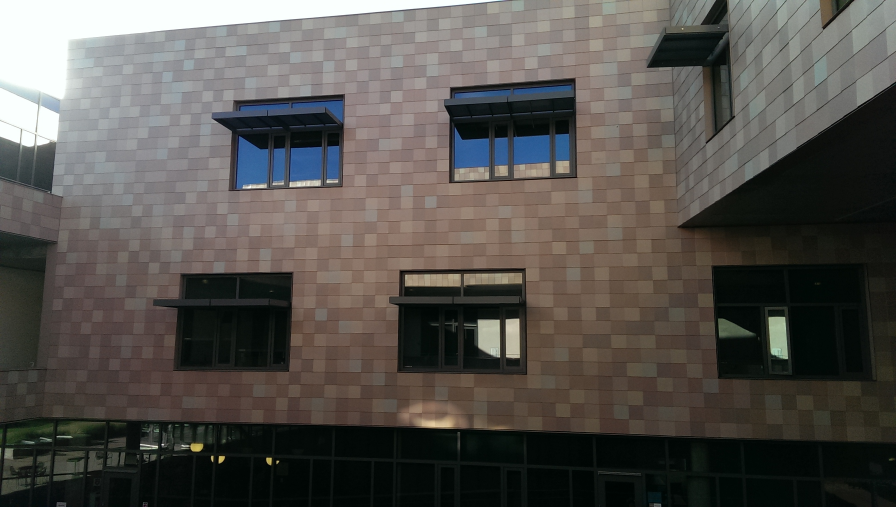
#> input picture test3.jpg, 2688 x 1520 px (shown at 1/3 size)
$ python correct2.py
#> lines starting #> are read from the running program, lines starting #| are printed output that depends on the picture
#52 x 34
import cv2
import numpy as np
im = cv2.imread('../test3.jpg');
#> im is the input picture: shape (1520, 2688, 3); mean B, G, R 78.3, 82.4, 85.5
transform = cv2.getPerspectiveTransform(np.array([[252,175],[2008,25],[126,1250],[2071,1306]],np.float32),np.array([[1,2],[520,2],[0,340],[520,340]],np.float32))
corrected = cv2.warpPerspective(im, transform, (520,340))
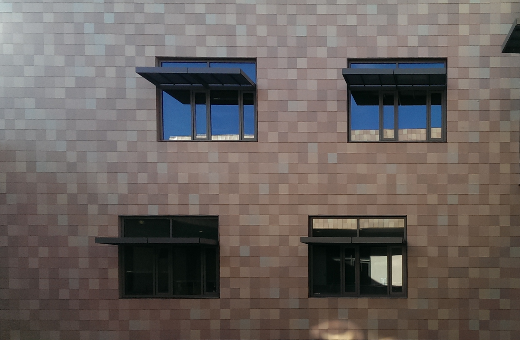
#> corrected: shape (340, 520, 3); mean B, G, R 94.9, 98.2, 105.6
cv2.imwrite('fullshan2.jpg',corrected)

$ run again, with test2.jpg copied over test3.jpg
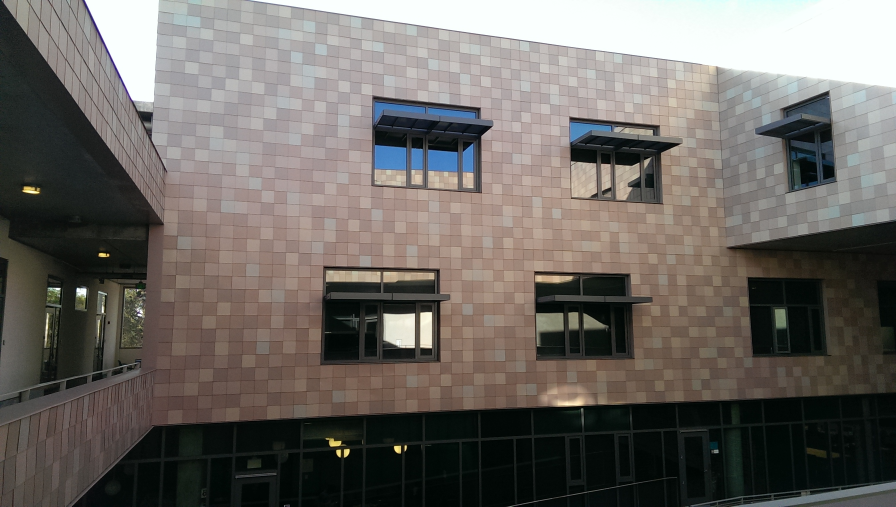
#> input picture test2.jpg, 2688 x 1520 px (shown at 1/3 size)
#> im is the input picture: shape (1520, 2688, 3); mean B, G, R 99.7, 104.3, 108.6
#> `corrected = cv2.warpPerspective(im, transform, (520,340))`:
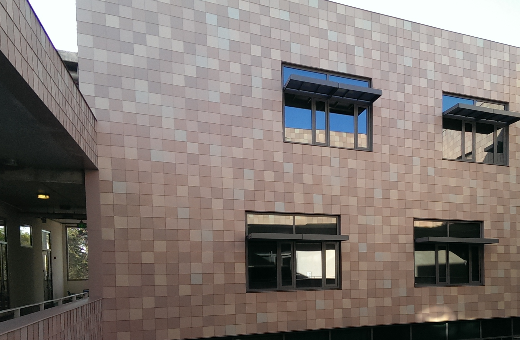
#> corrected: shape (340, 520, 3); mean B, G, R 115, 119.7, 128.6

$ run again, with corrected.jpg copied over test3.jpg
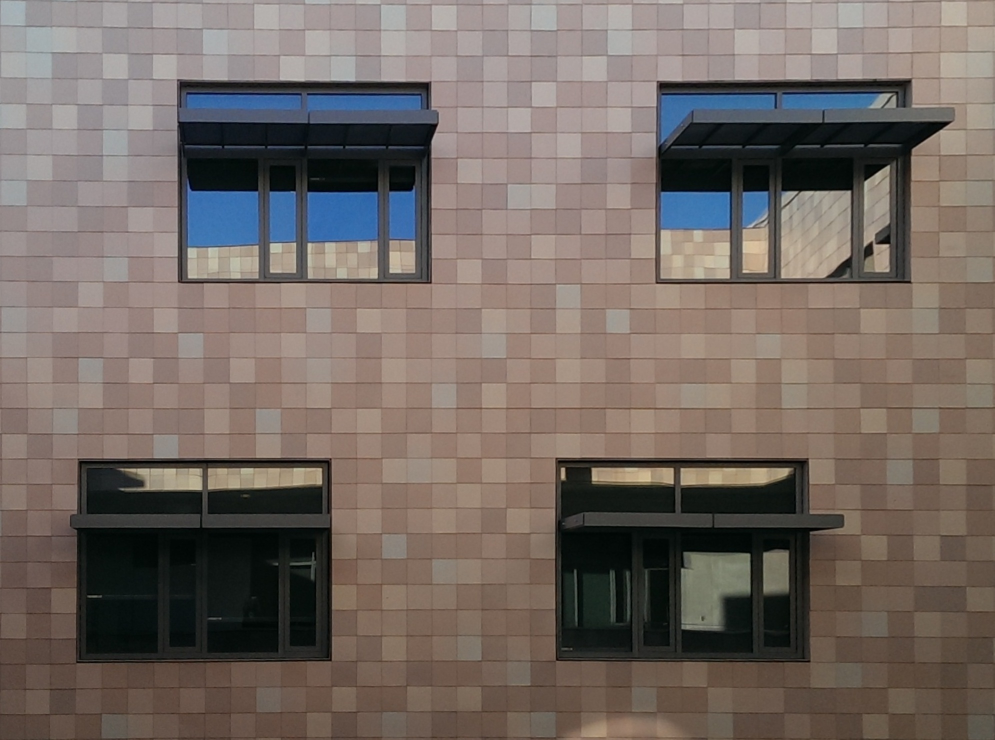
#> input picture corrected.jpg, 1989 x 1479 px (shown at 1/2 size)
#> im is the input picture: shape (1479, 1989, 3); mean B, G, R 99, 104.9, 115.3
#> `corrected = cv2.warpPerspective(im, transform, (520,340))`:
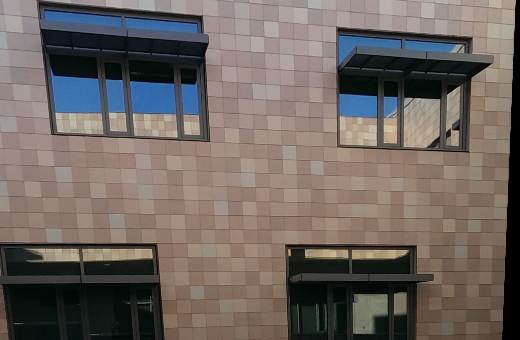
#> corrected: shape (340, 520, 3); mean B, G, R 97.2, 101.8, 110.6

$ run again, with diff2.jpg copied over test3.jpg
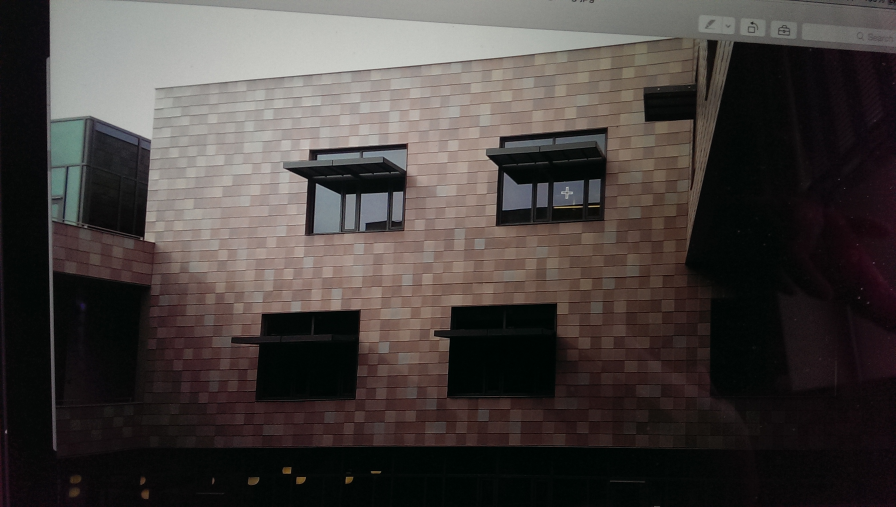
#> input picture diff2.jpg, 2688 x 1520 px (shown at 1/3 size)
#> im is the input picture: shape (1520, 2688, 3); mean B, G, R 61.8, 64.2, 70.1
#> `corrected = cv2.warpPerspective(im, transform, (520,340))`:
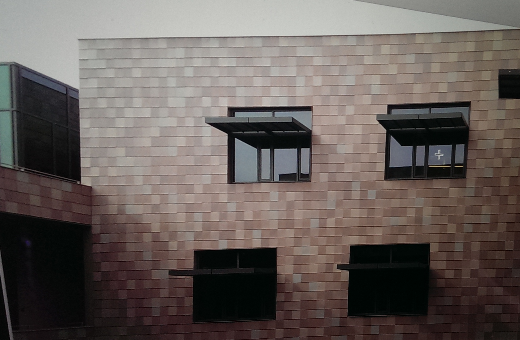
#> corrected: shape (340, 520, 3); mean B, G, R 90.4, 94.3, 102.8
